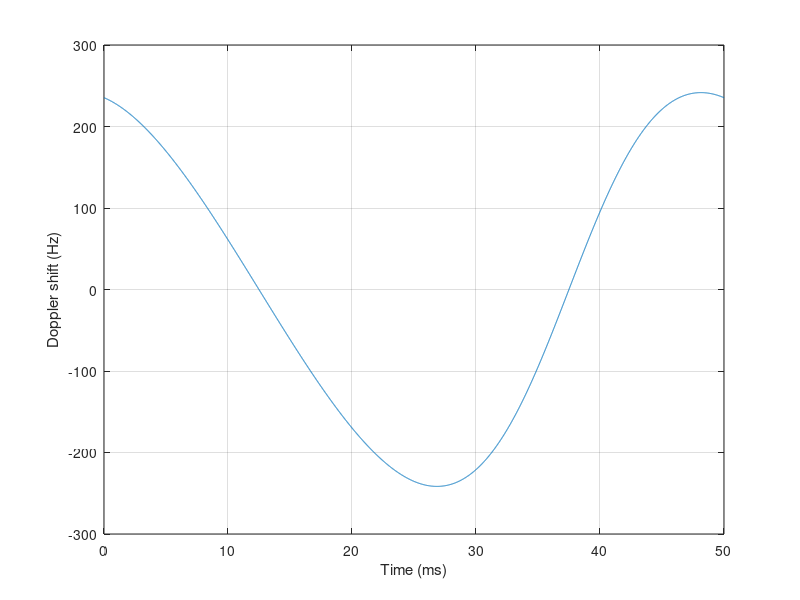

MATLAB code for this plot: (Note: this script raises an error after producing the figure.)
% Radius in meters
r = 0.25;

% Distance to fan 
d = 0.4;

% Get wavelength
fc = 2.4e9;
c = 3e8;
lambda = c/fc;

% Define rotation in rpm
w = 1200;

% Convert to rad/s
w = w*(2*pi)/60;

% Radial distance as a function of time
dist = @(t) sqrt(r^2*cos(w*t).^2 + (r*sin(w*t) + r).^2 + d^2);

% Create time vector over one cycle of movement
dt = 1e-5;
t = 0:dt:(2*pi/w);

% Compute the doppler shifts as a function of time
fd = zeros(1,length(t));
for i = 1:length(t)
    dr = (dist(t(i)+dt) - dist(t(i)))/dt;
    fd(i) = 2*dr/lambda;
end

% Plot the doppler shift against time
figure(1); clf;
plot(t*1e3, fd);
grid on;
xlabel('Time (ms)')
ylabel('Doppler shift (Hz)')

% Compute a frequency axis for plotting
fs = 1/dt;
faxis = fs*(0:(length(t)-1))/(length(t));
faxis = faxis - fs*(faxis >= fs/2);
faxis = fftshift(faxis);

% Determine the phase of the resulting waveform
phi = filter(1,[1 -1],2*pi*fd.*dt);

% Plot the spectrum of the return
figure(2); clf;
plot(faxis/1e3,db(fftshift(fft(exp(1i*phi)))))
grid on;
xlabel('Frequency (kHz)')
ylabel('Magnitude (dB)')
